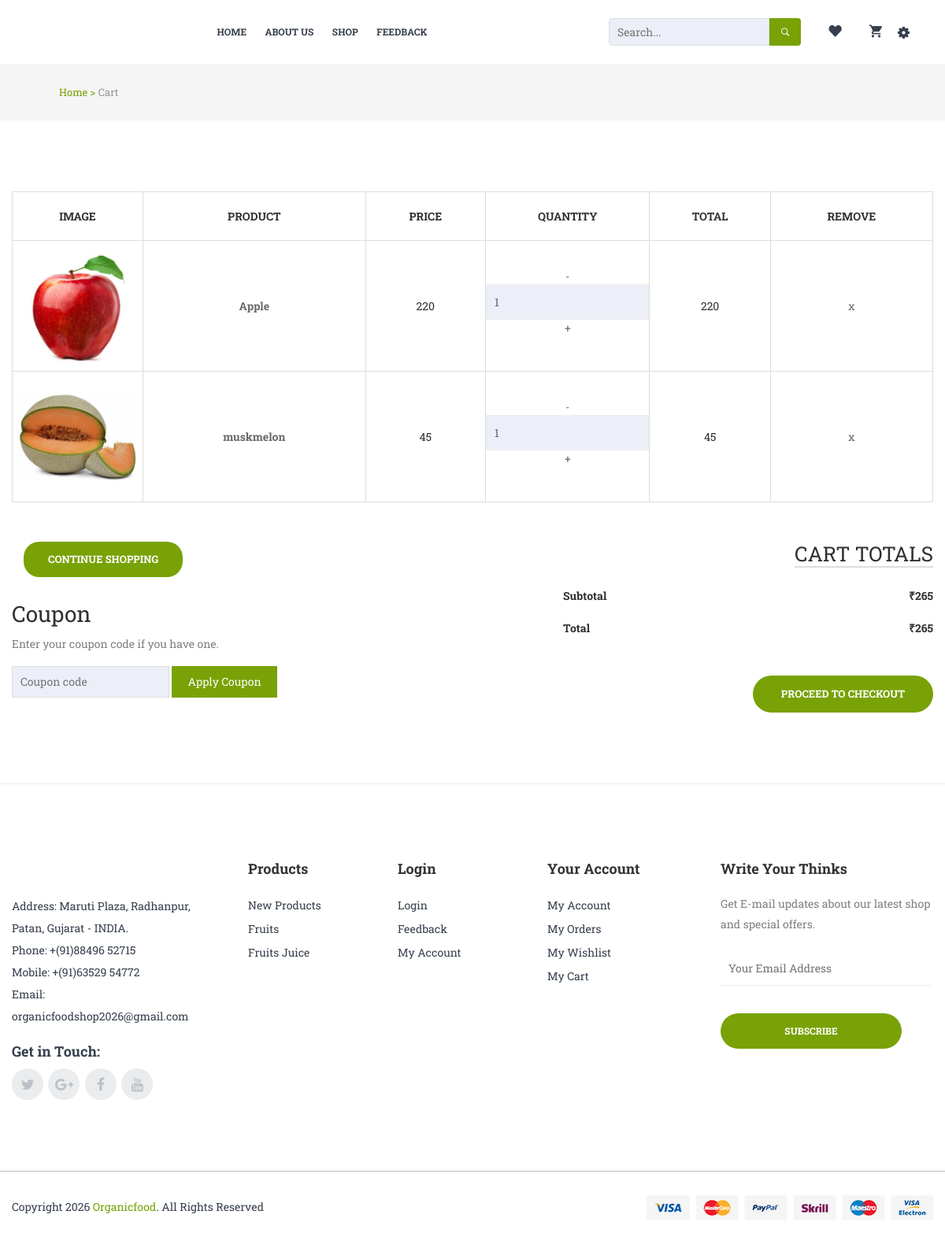
/cart/ (signed in), run on the app's committed database.
### myapp/models.py (models this page shows, shortened)
class Cart(models.Model):
    prod_name = models.ForeignKey(Product, on_delete=models.CASCADE)
    user = models.ForeignKey(Register, on_delete=models.CASCADE)
    qty = models.IntegerField()
    price = models.IntegerField()
    status = models.BooleanField(default=False)

class Product(models.Model):
    cat_name = models.ForeignKey(Category, on_delete=models.CASCADE)
    product_name = models.CharField(max_length=50)
    price = models.IntegerField()
    description = models.CharField(max_length=1000)
    product_image = models.ImageField(upload_to="media/%y/%m/%d")
    stock = models.IntegerField(default=10)
    def __str__(self):
        return self.product_name

### myapp/views.py (the view, shortened to what this page needs)
# urls.py: path('cart/',views.cart,name='cart'),
def cart(request):
    if 'user' not in request.session:
        return redirect("login")
    email = request.session['user']
    obj = Register.objects.get(email=email)
    obj1 = Cart.objects.filter(user_id=obj.id, status=False)
    list1 = []
    for i in obj1:
        list1.append(i.price)
    total = sum(list1)
    discount = 0
    final_total = total
    return render(request, 'cart.html', {'cart_product': obj1, 'total': total, 'discount': discount, 'final_total': final_total})

### myapp/templates/cart.html (shortened to what this page needs)
{% extends 'base.html' %}
{% load static %}
{% block base %}
</div>
<div class="breadcrumb_container">
    <div class="container-fluid">
        <div class="row">
            <div class="col-12">
                <nav>
                    <ul>
                        <li><a href="{% url 'index' %}">Home ></a></li>
                        <li>Cart</li>
                    </ul>
                </nav>
            </div>
        </div>
    </div>
</div>
<div class="cart_main_area">
    <div class="container">
        <div class="row">
            <div class="col-12">
                <div>
                    <div class="table-content table-responsive">
                        <table>
                            <thead>
                                <tr>
                                    <th class="img-thumbnail">Image</th>
                                    <th class="product-name">Product</th>
                                    <th class="product-price">Price</th>
                                    <th class="product-quantity">Quantity</th>
                                    <th class="product-subtotal">Total</th>
                                    <th class="product-remove">Remove</th>
                                </tr>
                            </thead>
                            {% for i in cart_product %}
                            <tbody>
                                <tr>
                                    <td class="product-thumbnail"><img src="{{i.prod_name.product_image.url}}" alt="">
                                    </td>
                                    <td class="product-name"><a href="#">{{i.prod_name}}</a></td>
                                    <td class="product-price"><span class="amount">{{i.prod_name.price}}</span></td>
                                    <td class="product-quantity">
                                        <div class="quickview_plus_minus quick_cart">
                                            <div class="quickview_plus_minus_inner">
                                                <div class="cart-plus- cart_page">
                                                    <a href="/minus/{{i.id}}">-</a>
                                                    <input type="text" value="{{i.qty}}" name="qtybutton"
                                                        class="cart-plus--box">
                                                    <a href="/plus/{{i.id}}">+</a>
                                                </div>
                                            </div>
                                        </div>
                                    </td>
                                    <td class="product-subtotal">{{i.price}}</td>
                                    <td class="product-remove"><a href="{% url 'delete' i.id %}">x</a></td>
                                </tr>
                            </tbody>
                            {% endfor %}
                        </table>
                    </div>
                    <div class="row table-responsive_bottom">
                        <div class="col-lg-7 col-sm-7 col-md-7">
                            <div class="buttons-carts">
                                <a href="{% url 'shop' %}">Continue Shopping</a>
                            </div>
                            <div class="coupon_code" style="margin-top: 30px;">
                                <h3>Coupon</h3>
                                <div class="coupon_inner">
                                    <p>Enter your coupon code if you have one.</p>
                                    <form method="POST">
                                        <input placeholder="Coupon code" type="text" name="coupon_code" style="border: 1px solid #ddd; padding: 0 10px; height: 40px; width: 200px;">
                                        <button type="submit" name="apply_coupon" value="Apply Coupon" style="background: #78a206; color: #fff; border: none; padding: 0 20px; height: 40px; cursor: pointer;">Apply Coupon</button>
                                    </form>
                                </div>
                            </div>
                        </div>
                        <div class="col-lg-5 col-sm-5 col-md-5">
                            <div class="cart_totals  text-right">
                                <h2>Cart Totals</h2>
                                <div class="cart-subtotal">
                                    <span>Subtotal</span>
                                    <span>₹{{total}}</span>
                                </div>
                                <div class="order-total">
                                    <span><strong>Total</strong> </span>
                                    <span><strong>₹{{final_total}} </strong> </span>
                                </div>
                                <div class="wc-proceed-to-checkout">
                                    <a href="/checkout/">Proceed to Checkout</a>
                                </div>
                            </div>
                        </div>
                    </div>
                </div>
            </div>
        </div>
    </div>
</div>
{% endblock %}

### myapp/static/assets/css/bundle.css (style rules this page uses)
body { font-family: "Roboto Slab", serif; font-weight: 400; font-style: normal; font-size: 14px; color: #303030; }
img { max-width: 100%; -webkit-transition: all 0.3s ease-out 0s; transition: all 0.3s ease-out 0s; }
a, .btn { -webkit-transition: all 0.3s ease-out 0s; transition: all 0.3s ease-out 0s; }
a, button, input { outline: medium none; color: #686868; }
h1, h2, h3, h4, h5, h6 { font-weight: normal; color: #303030; margin-top: 0px; font-style: normal; font-weight: 400; }
h2 { font-size: 37px; }
h3 { font-size: 28px; }
ul { margin: 0px; padding: 0px; }
li { list-style: none }
p { font-size: 14px; font-weight: normal; line-height: 26px; color: #807f7f; margin-bottom: 15px; }
strong { font-weight: bold; }
a.button-border span, a.button-border-white span, input, select, textarea { -webkit-transition: all 0.5s ease-out 0s; transition: all 0.5s ease-out 0s; }
input { background: #eceff8; border: 1px solid #eee; height: 45px; -webkit-box-shadow: none; box-shadow: none; padding-left: 10px; font-size: 14px; color: #626262; width: 100%; }

### myapp/static/assets/css/style.css (style rules this page uses)
.breadcrumb_container nav ul li { display: inline-block; }
.breadcrumb_container nav ul li a { color: #78A206; font-size: 13px; }
.breadcrumb_container { background: #f5f5f5 none repeat scroll 0 0; padding: 25px 60px; }
.breadcrumb_container nav ul li { color: #91959b; font-size: 13px; }
.quickview_plus_minus_inner { display: -webkit-box; display: -ms-flexbox; display: flex; margin-bottom: 20px; margin-top: 10px; }
.cart_main_area { border-bottom: 1px solid #ededed; padding: 90px 0; }
.table-content.table-responsive table thead tr th, .table-content.table-responsive table tbody tr td { padding: 20px 10px; border-bottom: 1px solid #ddd; border-right: 1px solid #ddd; }
.table-content.table-responsive table thead tr th { text-transform: uppercase; font-weight: 700; }
.table-content.table-responsive table thead tr .img-thumbnail { width: 185px; text-align: center; }
.table-content.table-responsive table thead tr .product-name { width: 320px; text-align: center; }
.table-content.table-responsive table thead tr .product-price, .table-content.table-responsive table thead tr .product-subtotal { width: 170px; text-align: center; }
.table-content.table-responsive table thead tr .product-quantity, .table-content.table-responsive table thead tr .product-remove { width: 230px; text-align: center; }
.table-content.table-responsive table { border-top: 1px solid #ddd; border-left: 1px solid #ddd; }
.table-content.table-responsive table tbody tr td { padding: 0; text-align: center; }
.table-content.table-responsive table tbody tr td .quickview_plus_minus { display: inline-block; }
.table-content.table-responsive table tbody tr td.product-name a { font-weight: 700; }
.buttons-carts a { display: inline-block; padding: 12px 30px; background: #78a206; margin-left: 15px; text-transform: uppercase; font-size: 13px; font-weight: 700; color: #fff; border-radius: 20px; border: 1px solid transparent; }
.table-responsive_bottom { padding-top: 50px; }
.cart_totals h2 { font-size: 26px; text-transform: uppercase; border-bottom: 2px solid #ddd; display: inline-block; margin-bottom: 25px; }
.cart-subtotal, .order-total { display: -webkit-box; display: -ms-flexbox; display: flex; -webkit-box-pack: justify; -ms-flex-pack: justify; justify-content: space-between; margin-bottom: 20px; }
.cart-subtotal span { font-weight: 700; }
.order-total { margin-bottom: 50px; }
.wc-proceed-to-checkout a { background: #78a206 none repeat scroll 0 0; border: 1px solid rgba(0, 0, 0, 0); border-radius: 30px; color: #ffffff; display: inline-block; font-size: 13px; font-weight: 700; padding: 13px 35px; text-transform: uppercase; }

### data on the page
Cart: prod_name.product_image (picture), prod_name "Apple", prod_name.price "220", qtybutton "1", price "220"
Cart: prod_name.product_image (picture), prod_name "muskmelon", prod_name.price "45", qtybutton "1", price "45"

### other printed values
{{ total }} "265"
{{ final_total }} "265"
